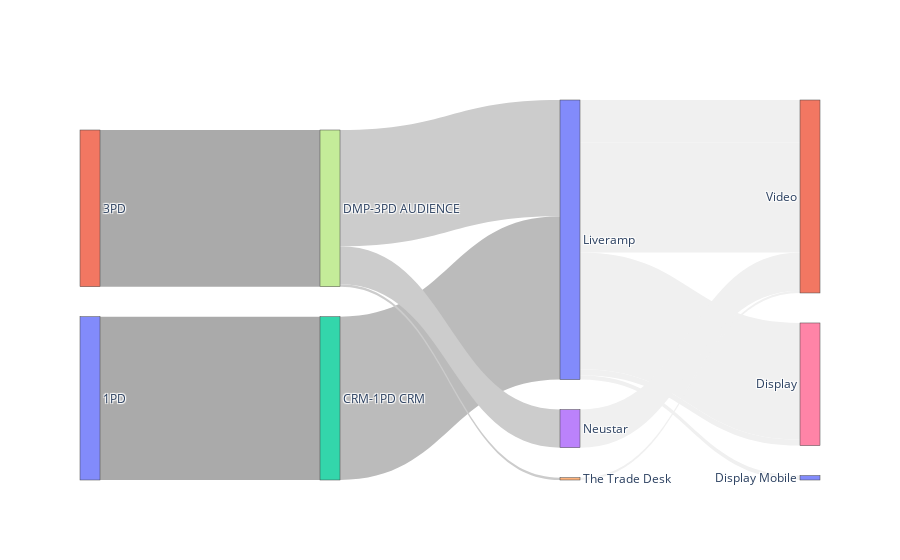

The cell this chart's notebook holds for it:
### Code cell
# Sample data
csb_activation_source = csb_concat_activation_df['Source'].values.tolist()
csb_activation_target = csb_concat_activation_df['Target'].values.tolist()
csb_activation_value = csb_concat_activation_df['Value'].values.tolist()
csb_activation_labels = csb_activation_mapping_df['Label'].values.tolist()

# list of colors for each link based on some condition or data
colors = []
for tgts in csb_activation_source:
    if tgts == 0:
        colors.append("#AAA")
    elif tgts == 1:
        colors.append("#AAA")
    elif tgts == 2:
        colors.append("#BBB")
    elif tgts == 6:
        colors.append("#BBB")
    elif tgts == 7:
        colors.append("#CCC")
    elif tgts == 8:
        colors.append("#CCC")
    else:
        colors.append("#F0F0F0")  # Default color for other cases

# Create links
activation_link = dict(source=csb_activation_source, target=csb_activation_target, value=csb_activation_value, color=colors)

# Create nodes
node = dict(label=csb_activation_labels, pad=30, thickness=20)

# Create a Sankey object
chart = go.Sankey(link=activation_link, node=node, arrangement="snap")

# Build a figure
fig = go.Figure(chart)

fig.show()

### Figure 1 — Plotly figure (JSON) as saved in the notebook; plotly's stock layout.template omitted (floating-point values rounded to 4 significant figures)
{"data": [{"arrangement": "snap", "link": {"color": ["#AAA", "#AAA", "#AAA", "#AAA", "#BBB", "#BBB", "#BBB", "#CCC", "#CCC", "#CCC", "#CCC", "#F0F0F0", "#F0F0F0", "#F0F0F0", "#F0F0F0", "#F0F0F0", "#F0F0F0", "#F0F0F0", "#F0F0F0", "#F0F0F0", "#F0F0F0", "#F0F0F0", "#F0F0F0", "#F0F0F0"], "source": [0, 1, 1, 1, 2, 2, 6, 7, 7, 7, 8, 9, 10, 10, 10, 10, 10, 10, 10, 10, 13, 13, 14, 10], "target": [2, 6, 7, 8, 9, 10, 10, 10, 13, 14, 10, 18, 16, 20, 18, 21, 21, 22, 16, 21, 22, 21, 21, 16], "value": [87260.0, 0, 83740.0, 0, 0, 87260.0, 0, 62150.0, 20340.0, 1250.0, 0, 0, 62310.0, 2344.0, 0, 22600.0, 0, 0, 3224.0, 58930.0, 0, 20340.0, 1250.0, 0]}, "node": {"label": ["1PD", "3PD", "CRM-1PD CRM", "CRM-1PD-AIQ-NS", "CRM-1PD CRM", "ABM-3PD AUDIENCE", "CATEGORY-3PD CONTEXTUAL", "DMP-3PD AUDIENCE", "IN MARKET-3PD BEHAVIOR", "AIQ CRM", "Liveramp", "Lotame", "Oracle", "Neustar", "The Trade Desk", "No ID", "Display", "Display Dco", "Lead Generation", "Social", "Display Mobile", "Video", "Audio"], "pad": 30, "thickness": 20}, "type": "sankey"}], "layout": {}}
